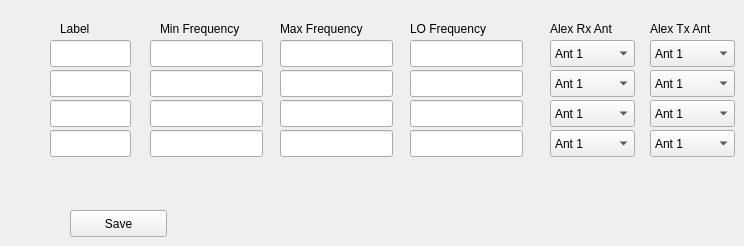
    <widget class="QWidget" name="tabXVTR">
     <attribute name="title">
      <string>XVTR</string>
     </attribute>
     <widget class="QLabel" name="label_40">
      <property name="geometry">
       <rect>
        <x>60</x>
        <y>20</y>
        <width>41</width>
        <height>17</height>
       </rect>
      </property>
      <property name="text">
       <string>Label</string>
      </property>
     </widget>
     <widget class="QLabel" name="label_41">
      <property name="geometry">
       <rect>
        <x>160</x>
        <y>20</y>
        <width>101</width>
        <height>17</height>
       </rect>
      </property>
      <property name="text">
       <string>Min Frequency</string>
      </property>
     </widget>
     <widget class="QLabel" name="label_42">
      <property name="geometry">
       <rect>
        <x>280</x>
        <y>20</y>
        <width>111</width>
        <height>17</height>
       </rect>
      </property>
      <property name="text">
       <string>Max Frequency</string>
      </property>
     </widget>
     <widget class="QLabel" name="label_43">
      <property name="geometry">
       <rect>
        <x>410</x>
        <y>20</y>
        <width>91</width>
        <height>17</height>
       </rect>
      </property>
      <property name="text">
       <string>LO Frequency</string>
      </property>
     </widget>
     <widget class="QLabel" name="label_44">
      <property name="geometry">
       <rect>
        <x>550</x>
        <y>20</y>
        <width>91</width>
        <height>17</height>
       </rect>
      </property>
      <property name="text">
       <string>Alex Rx Ant</string>
      </property>
     </widget>
     <widget class="QLabel" name="label_45">
      <property name="geometry">
       <rect>
        <x>650</x>
        <y>20</y>
        <width>81</width>
        <height>17</height>
       </rect>
      </property>
      <property name="text">
       <string>Alex Tx Ant</string>
      </property>
     </widget>
     <widget class="QComboBox" name="comboBoxXvtrRxAnt0">
      <property name="geometry">
       <rect>
        <x>550</x>
        <y>40</y>
        <width>85</width>
        <height>27</height>
       </rect>
      </property>
      <item>
       <property name="text">
        <string>Ant 1</string>
       </property>
      </item>
      <item>
       <property name="text">
        <string>Ant 2</string>
       </property>
      </item>
      <item>
       <property name="text">
        <string>Ant 3</string>
       </property>
      </item>
      <item>
       <property name="text">
        <string>RX 1</string>
       </property>
      </item>
      <item>
       <property name="text">
        <string>RX 2</string>
       </property>
      </item>
      <item>
       <property name="text">
        <string>XV RX</string>
       </property>
      </item>
     </widget>
     <widget class="QComboBox" name="comboBox_2">
      <property name="geometry">
       <rect>
        <x>650</x>
        <y>40</y>
        <width>85</width>
        <height>27</height>
       </rect>
      </property>
     </widget>
     <widget class="QComboBox" name="comboBoxXvtrTxAnt0">
      <property name="geometry">
       <rect>
        <x>650</x>
        <y>40</y>
        <width>85</width>
        <height>27</height>
       </rect>
      </property>
      <item>
       <property name="text">
        <string>Ant 1</string>
       </property>
      </item>
      <item>
       <property name="text">
        <string>Ant 2</string>
       </property>
      </item>
      <item>
       <property name="text">
        <string>Ant 3</string>
       </property>
      </item>
      <item>
       <property name="text">
        <string>RX Only</string>
       </property>
      </item>
     </widget>
     <widget class="QLineEdit" name="lineEditXvtrLabel0">
      <property name="geometry">
       <rect>
        <x>50</x>
        <y>40</y>
        <width>81</width>
        <height>27</height>
       </rect>
      </property>
     </widget>
     <widget class="QLineEdit" name="lineEditXvtrMinFrequency0">
      <property name="geometry">
       <rect>
        <x>150</x>
        <y>40</y>
        <width>113</width>
        <height>27</height>
       </rect>
      </property>
     </widget>
     <widget class="QLineEdit" name="lineEditXvtrMaxFrequency0">
      <property name="geometry">
       <rect>
        <x>280</x>
        <y>40</y>
        <width>113</width>
        <height>27</height>
       </rect>
      </property>
     </widget>
     <widget class="QLineEdit" name="lineEditXvtrLOFrequency0">
      <property name="geometry">
       <rect>
        <x>410</x>
        <y>40</y>
        <width>113</width>
        <height>27</height>
       </rect>
      </property>
     </widget>
     <widget class="QLineEdit" name="lineEditXvtrMinFrequency1">
      <property name="geometry">
       <rect>
        <x>150</x>
        <y>70</y>
        <width>113</width>
        <height>27</height>
       </rect>
      </property>
     </widget>
     <widget class="QLineEdit" name="lineEditXvtrMaxFrequency1">
      <property name="geometry">
       <rect>
        <x>280</x>
        <y>70</y>
        <width>113</width>
        <height>27</height>
       </rect>
      </property>
     </widget>
     <widget class="QLineEdit" name="lineEditXvtrLOFrequency1">
      <property name="geometry">
       <rect>
        <x>410</x>
        <y>70</y>
        <width>113</width>
        <height>27</height>
       </rect>
      </property>
     </widget>
     <widget class="QComboBox" name="comboBoxXvtrRxAnt1">
      <property name="geometry">
       <rect>
        <x>550</x>
        <y>70</y>
        <width>85</width>
        <height>27</height>
       </rect>
      </property>
      <item>
       <property name="text">
        <string>Ant 1</string>
       </property>
      </item>
      <item>
       <property name="text">
        <string>Ant 2</string>
       </property>
      </item>
      <item>
       <property name="text">
        <string>Ant 3</string>
       </property>
      </item>
      <item>
       <property name="text">
        <string>RX 1</string>
       </property>
      </item>
      <item>
       <property name="text">
        <string>RX 2</string>
       </property>
      </item>
      <item>
       <property name="text">
        <string>XV RX</string>
       </property>
      </item>
     </widget>
     <widget class="QComboBox" name="comboBoxXvtrTxAnt1">
      <property name="geometry">
       <rect>
        <x>650</x>
        <y>70</y>
        <width>85</width>
        <height>27</height>
       </rect>
      </property>
      <item>
       <property name="text">
        <string>Ant 1</string>
       </property>
      </item>
      <item>
       <property name="text">
        <string>Ant 2</string>
       </property>
      </item>
      <item>
       <property name="text">
        <string>Ant 3</string>
       </property>
      </item>
     </widget>
     <widget class="QLineEdit" name="lineEditXvtrLabel1">
      <property name="geometry">
       <rect>
        <x>50</x>
        <y>70</y>
        <width>81</width>
        <height>27</height>
       </rect>
      </property>
     </widget>
     <widget class="QLineEdit" name="lineEditXvtrLabel2">
      <property name="geometry">
       <rect>
        <x>50</x>
        <y>100</y>
        <width>81</width>
        <height>27</height>
       </rect>
      </property>
     </widget>
     <widget class="QLineEdit" name="lineEditXvtrMinFrequency2">
      <property name="geometry">
       <rect>
        <x>150</x>
        <y>100</y>
        <width>113</width>
        <height>27</height>
       </rect>
      </property>
     </widget>
     <widget class="QLineEdit" name="lineEditXvtrMaxFrequency2">
      <property name="geometry">
       <rect>
        <x>280</x>
        <y>100</y>
        <width>113</width>
        <height>27</height>
       </rect>
      </property>
     </widget>
     <widget class="QLineEdit" name="lineEditXvtrLOFrequency2">
      <property name="geometry">
       <rect>
        <x>410</x>
        <y>100</y>
        <width>113</width>
        <height>27</height>
       </rect>
      </property>
     </widget>
     <widget class="QComboBox" name="comboBoxXvtrRxAnt2">
      <property name="geometry">
       <rect>
        <x>550</x>
        <y>100</y>
        <width>85</width>
        <height>27</height>
       </rect>
      </property>
      <item>
       <property name="text">
        <string>Ant 1</string>
       </property>
      </item>
      <item>
       <property name="text">
        <string>Ant 2</string>
       </property>
      </item>
      <item>
       <property name="text">
        <string>Ant 3</string>
       </property>
      </item>
      <item>
       <property name="text">
        <string>RX 1</string>
       </property>
      </item>
      <item>
       <property name="text">
        <string>RX 2</string>
       </property>
      </item>
      <item>
       <property name="text">
        <string>XV RX</string>
       </property>
      </item>
     </widget>
     <widget class="QComboBox" name="comboBoxXvtrTxAnt2">
      <property name="geometry">
       <rect>
        <x>650</x>
        <y>100</y>
        <width>85</width>
        <height>27</height>
       </rect>
      </property>
      <item>
       <property name="text">
        <string>Ant 1</string>
       </property>
      </item>
      <item>
       <property name="text">
        <string>Ant 2</string>
       </property>
      </item>
      <item>
       <property name="text">
        <string>Ant 3</string>
       </property>
      </item>
     </widget>
     <widget class="QLineEdit" name="lineEditXvtrLabel3">
      <property name="geometry">
       <rect>
        <x>50</x>
        <y>130</y>
        <width>81</width>
        <height>27</height>
       </rect>
      </property>
     </widget>
     <widget class="QLineEdit" name="lineEditXvtrMinFrequency3">
      <property name="geometry">
       <rect>
        <x>150</x>
        <y>130</y>
        <width>113</width>
        <height>27</height>
       </rect>
      </property>
     </widget>
     <widget class="QLineEdit" name="lineEditXvtrMaxFrequency3">
      <property name="geometry">
       <rect>
        <x>280</x>
        <y>130</y>
        <width>113</width>
        <height>27</height>
       </rect>
      </property>
     </widget>
     <widget class="QLineEdit" name="lineEditXvtrLOFrequency3">
      <property name="geometry">
       <rect>
        <x>410</x>
        <y>130</y>
        <width>113</width>
        <height>27</height>
       </rect>
      </property>
     </widget>
     <widget class="QComboBox" name="comboBoxXvtrRxAnt3">
      <property name="geometry">
       <rect>
        <x>550</x>
        <y>130</y>
        <width>85</width>
        <height>27</height>
       </rect>
      </property>
      <item>
       <property name="text">
        <string>Ant 1</string>
       </property>
      </item>
      <item>
       <property name="text">
        <string>Ant 2</string>
       </property>
      </item>
      <item>
       <property name="text">
        <string>Ant 3</string>
       </property>
      </item>
      <item>
       <property name="text">
        <string>RX 1</string>
       </property>
      </item>
      <item>
       <property name="text">
        <string>RX 2</string>
       </property>
      </item>
      <item>
       <property name="text">
        <string>XV RX</string>
       </property>
      </item>
     </widget>
     <widget class="QComboBox" name="comboBoxXvtrTxAnt3">
      <property name="geometry">
       <rect>
        <x>650</x>
        <y>130</y>
        <width>85</width>
        <height>27</height>
       </rect>
      </property>
      <item>
       <property name="text">
        <string>Ant 1</string>
       </property>
      </item>
      <item>
       <property name="text">
        <string>Ant 2</string>
       </property>
      </item>
      <item>
       <property name="text">
        <string>Ant 3</string>
       </property>
      </item>
     </widget>
     <widget class="QPushButton" name="pushButtonXvtrSave">
      <property name="geometry">
       <rect>
        <x>70</x>
        <y>210</y>
        <width>97</width>
        <height>27</height>
       </rect>
      </property>
      <property name="text">
       <string>Save</string>
      </property>
     </widget>
    </widget>
